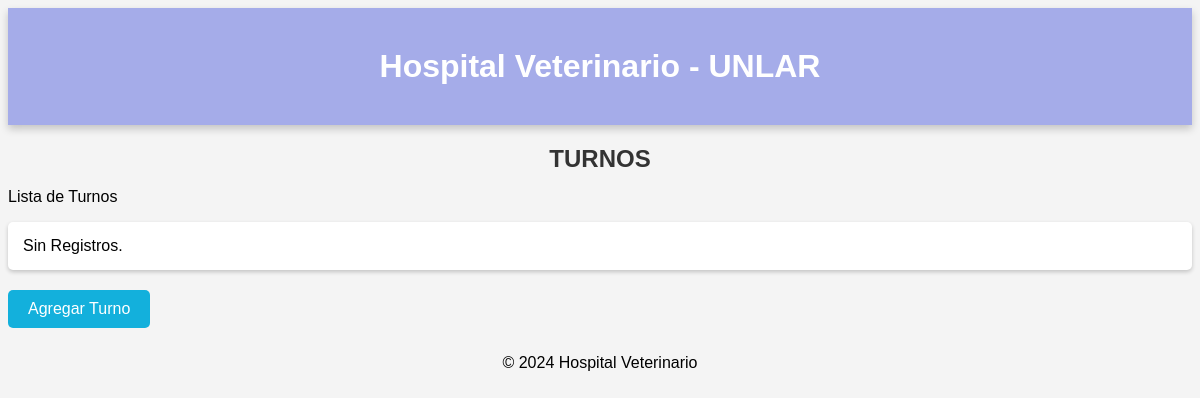
The page /hospitalVet/turno/list/ on the database as committed earlier.
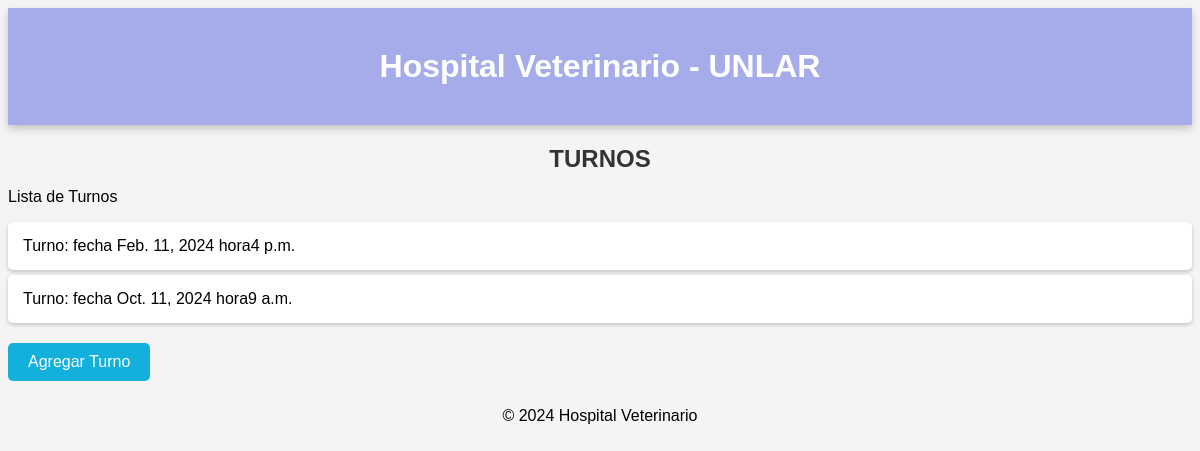
The same page on the database as committed later.
### apps/homepage/models.py (models this page shows, shortened)
class Turno(models.Model):
    fecha = models.DateField(verbose_name='Fecha del Turno')
    hora = models.TimeField(verbose_name='Hora del Turno')
    mascota = models.ForeignKey(Mascota, on_delete=models.CASCADE, verbose_name='Mascota')
    veterinario = models.ForeignKey(Veterinario, on_delete=models.CASCADE, verbose_name='Veterinario')
    sala = models.ForeignKey(Sala, on_delete=models.CASCADE, verbose_name='Sala')
    class Meta:
        verbose_name = 'Turno'
        verbose_name_plural = 'Turnos'
        ordering = ['fecha', 'hora']

### apps/homepage/views/turno/views.py (the view)
# urls.py: path('turno/list/', TurnoListView.as_view(), name='turno-list'),
class TurnoListView(ListView):
    model = Turno
    template_name = 'turno/list.html'
    def get_queryset(self):
        return  Turno.objects.all()
    def get_context_data(self, **kwargs):
        context = super().get_context_data(**kwargs)
        context['tittle'] = 'Lista de Turnos'
        return context

### apps/homepage/templates/turno/list.html (shortened to what this page needs)
{% load static %}
<!DOCTYPE html>
<html lang="en">
<head>
    <link rel="stylesheet" href="{% static 'turno/style.css' %}">
</head>
<body>
    <header>
        <h1>Hospital Veterinario - UNLAR</h1>
    </header>
    <main>
        <h2> Turnos </h2>
        {{ tittle }}
        <ul>
            {% for turno in object_list %}
            <li> Turno: {{turno.nombre}} fecha {{turno.fecha}} hora{{turno.hora}}</li>
            {% empty %}
            <li>Sin Registros.</li>
            {% endfor %}
        </ul>
        <div style="margin-top: 20px;">
            <a href="{% url 'turno-create' %}" class="btn-create">Agregar Turno</a>
        </div>
    </main>
    <footer>
        <p>© 2024 Hospital Veterinario</p>
    </footer>
</body>

Rows that differ between the two databases and show on the page:
added Turno: fecha "Feb. 11, 2024", hora "4 p.m."
added Turno: fecha "Oct. 11, 2024", hora "9 a.m."
Other text that changed with them:
text no longer shown: "Sin Registros."
